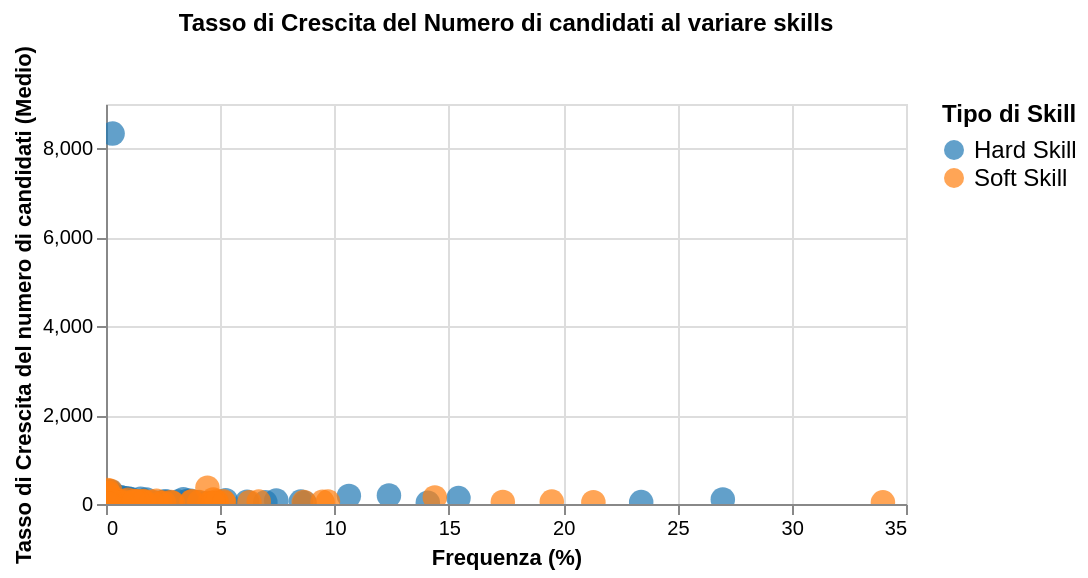

Describe this chart as a Vega-Lite specification.
### Vega-Lite specification from a JSON file in a GitHub repository (floating-point values rounded to 4 significant figures; data arrays with more than 128 entries replaced by an {"elided": "..."} marker saying what was removed)
{"$schema": "https://vega.github.io/schema/vega-lite/v5.17.0.json", "config": {"view": {"continuousHeight": 300, "continuousWidth": 300}}, "data": {"name": "data-128d39d7b00d732c3066468be55f95d6"}, "datasets": {"data-128d39d7b00d732c3066468be55f95d6": {"elided": "262 records"}}, "encoding": {"color": {"field": "Tipo", "legend": {"labelFontSize": 12, "symbolSize": 100, "title": "Tipo di Skill", "titleFontSize": 12}, "scale": {"domain": ["Hard Skill", "Soft Skill"], "range": ["#1f77b4", "#ff7f0e"]}, "type": "nominal"}, "tooltip": [{"field": "Skill", "type": "nominal"}, {"field": "Tipo", "type": "nominal"}, {"field": "Frequenza", "type": "quantitative"}, {"field": "TassoCresc_avg", "type": "quantitative"}], "x": {"axis": {"title": "Frequenza (%)"}, "field": "Frequenza", "type": "quantitative"}, "y": {"axis": {"title": "Tasso di Crescita del numero di candidati (Medio)"}, "field": "TassoCresc_avg", "type": "quantitative"}}, "height": 200, "mark": {"size": 150, "type": "circle"}, "params": [{"bind": {"input": "select", "name": "Seleziona Tipo: ", "options": ["Hard Skill", "Soft Skill"]}, "name": "param_11", "select": {"fields": ["Tipo"], "type": "point"}}, {"bind": "scales", "name": "param_12", "select": {"encodings": ["x", "y"], "type": "interval"}}], "title": {"fontSize": 12, "text": "Tasso di Crescita del Numero di candidati al variare skills"}, "transform": [{"filter": {"empty": true, "param": "param_11"}}], "width": 400}
